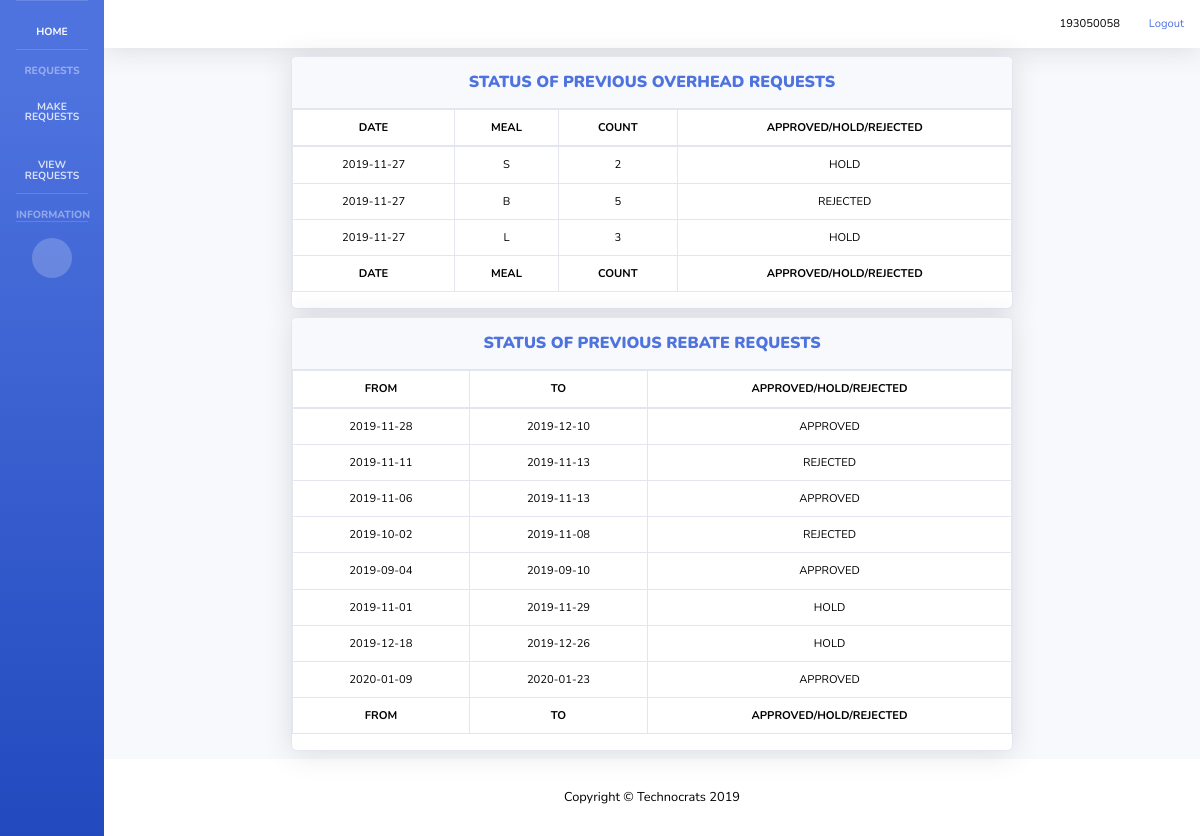
The page /user/student/ (signed in) on the database its author committed.
### usermgmt/models.py (models this page shows)
class Meal(models.Model):
	mealType = models.CharField(max_length=1, choices=[('B','breakfast'),('L','lunch'),('S','snacks'),('D','dinner')], primary_key=True)
	price = models.IntegerField(default = 60)
	def __str__(self):
		return self.mealType

### usermgmt/views.py (the view)
# urls.py: path('student/', views.student_homepage_view, name='student-homepage'),
@login_required
@user_passes_test(is_student)
def student_homepage_view(request):
	context = generate_my_requests(request.user)
	return render(request, 'viewreq.html', context=context)

### usermgmt/utils.py (called while the page is built)
def is_student(user):
	return user.groups.filter(name='student').exists()

def generate_my_requests(user):
	context = {'prev_overheads':[], 'prev_rebates':[]}
	status = {'W':'HOLD', 'Y':'APPROVED', 'N':'REJECTED'}
	student = Student.objects.filter(user=user)[0]
	for ovr in OverheadReq.objects.filter(student=student):
		context["prev_overheads"].extend([{
			'date': str(ovr.date),
			'meal': ovr.mealType,
			'status': status[ovr.status],
			'count': ovr.count,
			'id' : ovr.id
			}])
	for reb in RebateReq.objects.filter(student=student):
		context["prev_rebates"].extend([{
			'from': str(reb.fromDate),
			'to': str(reb.toDate),
			'status': status[reb.status],
			'id' : reb.id
			}])
	if len(context["prev_overheads"])==0:
		context.pop("prev_overheads")
	elif len(context["prev_rebates"])==0:
		context.pop("prev_rebates")
	return context

### templates/viewreq.html (shortened to what this page needs)
<!DOCTYPE html>
<html lang="en">
<head>
  {% load static %}
  <link href="{% static 'vendor/fontawesome-free/css/all.min.css' %}" rel="stylesheet" type="text/css">
  <link href="{% static 'css/sb-admin-2.min.css' %}" rel="stylesheet">
</head>
<body id="page-top">
  <div id="wrapper">
    <ul class="navbar-nav bg-gradient-primary sidebar sidebar-dark accordion toggled" id="accordionSidebar">
      <li class="nav-item active">
        <a class="nav-link" href="{% url 'homepage' %}">
          <i class="fas fa-fw fa-tachometer-alt"></i>
          <span>HOME</span></a>
      </li>
      <hr class="sidebar-divider">
      <div class="sidebar-heading">
        REQUESTS
      </div>
      <li class="nav-item">
        <a class="nav-link collapsed" href="#" data-toggle="collapse" data-target="#collapseTwo" aria-expanded="true" aria-controls="collapseTwo">
          <i class="fas fa-fw fa-cog"></i>
          <span><b>MAKE REQUESTS</b></span>
        </a>
      </li>
      <li class="nav-item">
        <a class="nav-link" href="{% url 'homepage' %}">
          <i class="fas fa-fw fa-table"></i>
          <span><b>VIEW REQUESTS</b></span></a>
      </li>
      <hr class="sidebar-divider">
      <div class="sidebar-heading">
        INFORMATION
      </div>
      <hr class="sidebar-divider d-none d-md-block">
      <div class="text-center d-none d-md-inline">
        <button class="rounded-circle border-0" id="sidebarToggle"></button>
      </div>
    </ul>
    <div id="content-wrapper" class="d-flex flex-column">
      <div id="content">
        <nav class="navbar navbar-expand navbar-light bg-white topbar mb-4 static-top shadow">
          <ul class="navbar-nav ml-auto">
            <li>
              <div>
                {{ user.username }}
              </div>
            </li>
            <li>
              <div>
                <a class="nav-item" href="#" data-toggle="modal" data-target="#logoutModal">
                  <i class="fas fa-sign-out-alt fa-sm fa-fw mr-2 text-gray-400"></i>Logout
                </a>
              </div>
            </li>
          </ul>
        </nav>
        <div class="container-fluid">
        <div class="row d-flex justify-content-center">
          <div class="col-md-8">
          <div class="card shadow mb-4">
            <div class="card-header py-3">
              <h6 class="m-0 font-weight-bold text-primary"><b>STATUS OF PREVIOUS OVERHEAD REQUESTS</b></h6>
            </div>
            <div class="card-body">
              {% if prev_overheads %}
              <div class="table-responsive">
                <table class="table table-bordered" id="dataTable" width="100%" cellspacing="0">
                  <thead>
                    <tr>
                      <th>DATE</th>
                      <th>MEAL</th>
                      <th>COUNT</th>
                      <th>APPROVED/HOLD/REJECTED</th>
                    </tr>
                  </thead>
                  <tfoot>
                    <tr>
                      <th>DATE</th>
                      <th>MEAL</th>
                      <th>COUNT</th>
                      <th>APPROVED/HOLD/REJECTED</th>
                    </tr>
                  </tfoot>
                  <tbody>
                    {% for ovr in prev_overheads %}
                    <tr>
                      <td>{{ ovr.date }}</td>
                      <td>{{ ovr.meal }}</td>
                      <td>{{ ovr.count }}</td>
                      <td>{{ ovr.status }}</td>
                    </tr>
                    {% endfor %}
                  </tbody>
                </table>
              </div>
              {% else %}
              <div class="text-center">
                <h5>No Overhead requests history.</h5>
              </div>
              {% endif %}
            </div>
          </div>
          </div>
        </div>
        <div class="row d-flex justify-content-center">
          <div class="col-md-8">
          <div class="card shadow mb-4">
            <div class="card-header py-3">
              <h6 class="m-0 font-weight-bold text-primary"><b>STATUS OF PREVIOUS REBATE REQUESTS</b></h6>
            </div>
            <div class="card-body">
              {% if prev_rebates %}
              <div class="table-responsive">
                <table class="table table-bordered" id="dataTable" width="100%" cellspacing="0">
                  <thead>
                    <tr>
                      <th>FROM</th>
                      <th>TO</th>
                      <th>APPROVED/HOLD/REJECTED</th>
                    </tr>
                  </thead>
                  <tfoot>
                    <tr>
                      <th>FROM</th>
                      <th>TO</th>
                      <th>APPROVED/HOLD/REJECTED</th>
                    </tr>
                  </tfoot>
                  <tbody>
                    {% for reb in prev_rebates %}
                    <tr>
                      <td>{{ reb.from }}</td>
                      <td>{{ reb.to }}</td>
                      <td>{{ reb.status }}</td>
                    </tr>
                    {% endfor %}
                  </tbody>
                </table>
              </div>
              {% else %}
              <div class="text-center">
                <h5>No Rebate requests history.</h5>
              </div>
              {% endif %}
            </div>
          </div>
          </div>
        </div>
        </div>
      </div>
      <footer class="sticky-footer bg-white">
        <div class="container my-auto">
          <div class="copyright text-center my-auto">
            <span>Copyright &copy; Technocrats 2019</span>
          </div>
        </div>
      </footer>
    </div>
  </div>
</body>
</html>

### rows shown on the page
Meal: date "2019-11-27", meal "S", count "2", status "HOLD"
Meal: date "2019-11-27", meal "B", count "5", status "REJECTED"
Meal: date "2019-11-27", meal "L", count "3", status "HOLD"

### other values the page prints
{{ user.username }} "193050058"
{{ reb.from }} "2019-11-28" "2019-11-11" "2019-11-06" "2019-10-02" "2019-09-04" "2019-11-01" "2019-12-18" "2020-01-09"
{{ reb.to }} "2019-12-10" "2019-11-13" "2019-11-13" "2019-11-08" "2019-09-10" "2019-11-29" "2019-12-26" "2020-01-23"
{{ reb.status }} "APPROVED" "REJECTED" "APPROVED" "REJECTED" "APPROVED" "HOLD" "HOLD" "APPROVED"
